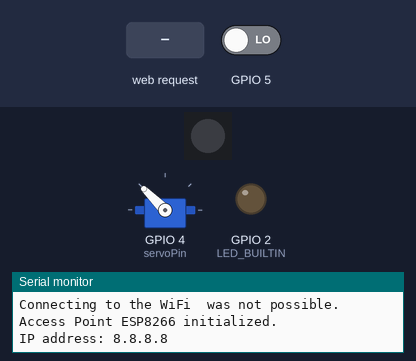
Bench run of a sketch on a simulated ESP8266 (NodeMCU). On the bench: servo, 1 RGB LEDs in strip order, left to right, output pins drawn as LEDs (lit = HIGH, except the on-board LED, lit = LOW), the last lines printed to the serial monitor. Dashed ring = blinking. Inputs (shaded band) come from the test bench; at power-on: GPIO 5 LOW. Dim RGB values are drawn brighter than linear; WiFi joins after 1.5 s; servers stay silent unless stated; random numbers use the default seed unless the sketch sets one; EEPROM starts erased.

Above: at 12.2 s.
12.3 s: GPIO 5 driven HIGH
At 12.71 s:
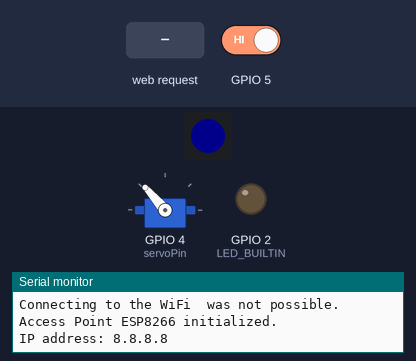
15.3 s: HTTP request GET /config received
At 17.2 s:
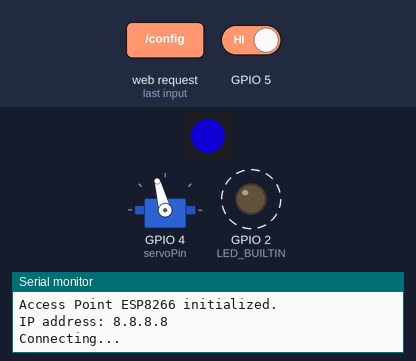
18.3 s: HTTP request GET /config?ssid=configured received
At 18.6 s:
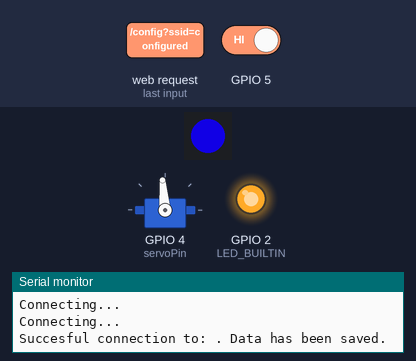
21.3 s: HTTP request GET /config?ssid=1 received
At 21.7 s:
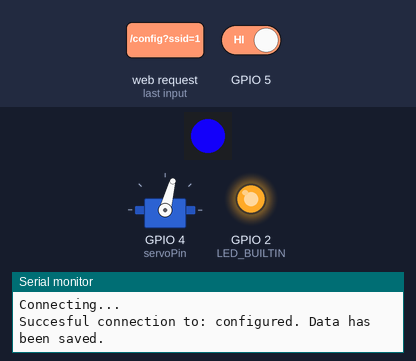
24.3 s: HTTP request GET /config?ssid=0 received
At 26.6 s:
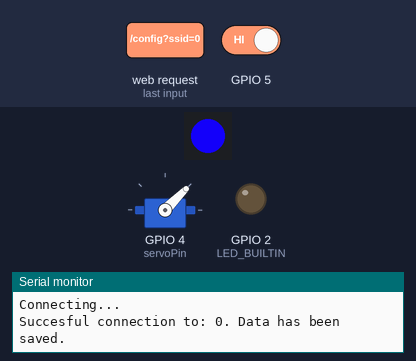
Timing chart, 0 to 28.1 s (numbered marks = the images above; inputs shaded):
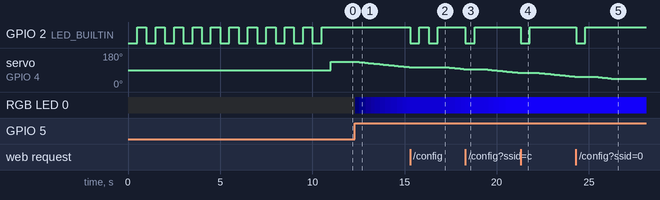

Measured:
- after the input at 12.3 s, servo on GPIO 4 (servoPin): moves from 135° to 105° over 2.9 s, starting at once; RGB LED 0: off → RGB(0, 0, 1) at once, → RGB(0, 0, 12) 0.23 s later, → RGB(2, 0, 26) 0.34 s later, → RGB(3, 0, 39) 0.30 s later, … (11 changes in this stretch)
- after the input at 15.3 s, GPIO 2 (LED_BUILTIN): alternates HIGH for 0.50 s and LOW for 0.50 s, 4 changes in all, then stays HIGH, starting at once
- after the input at 18.3 s, GPIO 2 (LED_BUILTIN): HIGH → LOW at once, → HIGH 0.50 s later
- after the input at 21.3 s, GPIO 2 (LED_BUILTIN): HIGH → LOW at once, → HIGH 0.50 s later
- after the input at 24.3 s, GPIO 2 (LED_BUILTIN): HIGH → LOW at once, → HIGH 0.50 s later

The sketch:

blink.ino
```cpp
#define FASTLED_INTERRUPT_RETRY_COUNT 1
#include <FastLED.h>
#include <Servo.h>
#include <ESP8266WiFi.h>
#include <EEPROM.h>
#include <ESP8266WebServer.h>
#include <ESP8266TrueRandom.h>

#define pinLEDs 0
#define qtyLEDs 1
#define typeOfLEDs WS2812B   //type of LEDs i'm using
CRGB LEDs[qtyLEDs];

#define servoPin 4
#define servoOpen 45
#define servoClosed 135

int servoPosition = servoClosed;
int newServoPosition = servoClosed;

byte red = 0;
byte newRed = 0;
byte green = 0;
byte newGreen = 0;
byte blue = 0;
byte newBlue = 0;
byte hsvColour = 0;
byte newHSVColour = 0;
byte brightness = 0;
byte newBrightness = 0;

byte mode = 0;
bool buttonpress = true;
bool lastbuttonpress = true;
bool app = false;
bool newColourIsSet = false;

unsigned long mytime = 0;
unsigned long LEDsTime = 0;
unsigned long servoTime = 0;
unsigned long myWiFiTime = 0;
#define debounceTime 1500
#define myWiFiDelay 2000
#define LEDsDelay 20
#define servoDelay 100

IPAddress local_ip(8,8,8,8);
IPAddress gateway(8,8,8,1);
IPAddress netmask(255,255,255,0);

String webConnect = "<html> <meta http-equiv=\"Content-Type\" content=\"text/html; charset=utf-8\"/> <title>WiFi - ESP8266</title> <style type=\"text/css\"> body,td,th { color: rgb(255, 255, 255); } </style> </head> <body style=background-color:#3d3d3d;> <form action=\"config\" method=\"get\" target=\"pantalla\"> <fieldset style=\"border-style:solid; border-color:#ffffff; width:160px; height:200px; padding:10px; margin: 5px;\"> <legend><strong>Configure WiFi</strong></legend> WiFi SSID <br> <input name=\"ssid\" type=\"text\" size=\"15\"/> <br><br> Password <br> <input name=\"pass\" type=\"password\" size=\"15\" id=\"myPass\"/> <br><br> <input type=\"checkbox\" onclick=\"myFunction()\"> Show Password <br><br> <input type=\"submit\" value=\"Connect\" /> </fieldset> </form> <iframe id=\"pantalla\" name=\"pantalla\" src=\"\" width=900px height=400px frameborder=\"0\" scrolling=\"no\"></iframe> <script> function myFunction() { var x = document.getElementById('myPass'); if (x.type === \"password\") { x.type = \"text\"; } else { x.type = \"password\"; } } </script> </body> </html>";

ESP8266WebServer server(80);

char ssid[20];
char pass[20];

String ssidRead;
String passRead;
byte ssidSize = 0;
byte passSize = 0;

const char *APSSID = "ESP8266";

Servo servo;

void setup() {
  EEPROM.begin(4096);
  Serial.begin(115200);
  pinMode(LED_BUILTIN, OUTPUT);
  connectWifi();
  if (WiFi.status() != WL_CONNECTED) {
    initAP();
  } else {
    Serial.println("Connected succesfully to " + String(ssid) + ".");
  }
  servo.attach(servoPin);
  FastLED.addLeds<typeOfLEDs, pinLEDs, GRB>(LEDs, qtyLEDs);
  fill_solid(LEDs, qtyLEDs, CRGB(red, green, blue));
  FastLED.show();
  pinMode(5, INPUT);
}
void loop() {
  buttonpress = true;
  if (digitalRead(5) == HIGH) buttonpress = false;
  if (millis() - mytime > debounceTime) {
    if (buttonpress != lastbuttonpress && !buttonpress) {
      changeMode();
      mytime = millis();
    }
  }
  switch (mode) {
    case 0:
      newBrightness = 0;
      newColourIsSet = false;
      break;
    case 1:
      if (!app) {
        if (!newColourIsSet) {
          hsvColour = ESP8266TrueRandom.randomByte();
          newColourIsSet = true;
        }
      }
      newBrightness = 255;
      newServoPosition = servoOpen;
      break;
     case 2:
      newServoPosition = servoClosed;
      break;
  }
  if (millis() - LEDsTime > LEDsDelay) {
    hsvUpdateColour();
    LEDsTime = millis();
  }
  if (millis() - servoTime > servoDelay) {
    updateServo();
    servoTime = millis();
  }
  servo.write(servoPosition);
  lastbuttonpress = buttonpress;
  server.handleClient();
}
void changeMode() {
  if (mode != 2)
    mode++;
  else
    mode = 0;
}
void updateServo() {
  if (servoPosition > newServoPosition)
    servoPosition--;
  else if (servoPosition < newServoPosition)
    servoPosition++;
}
void hsvUpdateColour() {
  bool changed = false;
  if (brightness != newBrightness) {
    if (brightness > newBrightness) brightness--;
    else brightness++;
    FastLED.setBrightness(brightness);
    changed = true;
  }
  if (changed) {
    fill_solid(LEDs, qtyLEDs, CHSV(hsvColour, 255, 255));
    FastLED.show();
  }
}
void connectWifi() {
  if (wifiRead(70).equals("configured")) {
    ssidRead = wifiRead(1);      //wifiReadmos ssid y password
    passRead = wifiRead(30);

    ssidSize = ssidRead.length() + 1;  //Calculamos la cantidad de caracteres que tiene el ssid y la clave
    passSize = passRead.length() + 1;

    ssidRead.toCharArray(ssid, ssidSize); //Transf. el String en un char array ya que es lo que nos pide WiFi.begin()
    passRead.toCharArray(pass, passSize);

    WiFi.begin(ssid, pass);      //Intentamos conectar con los datos de la EPROM
  }
  DelayWifi(10);
  if (WiFi.status() != WL_CONNECTED)
    Serial.println("Connecting to the WiFi " + String(ssid) + " was not possible.");
}
void DelayWifi(int count) {
  digitalWrite(LED_BUILTIN, LOW);  // encender
  delay(500);
  digitalWrite(LED_BUILTIN, HIGH);  // apagar
  delay(500);
  Serial.println("Connecting...");
  if ((WiFi.status() != WL_CONNECTED) && (count > 0)) {
    DelayWifi(count = count - 1);
  }
}
void initAP() {
  WiFi.mode(WIFI_AP);
  WiFi.softAPConfig(local_ip, gateway, netmask);
  WiFi.softAP(APSSID);
  server.on("/", []() {
    server.send(200, "text/html", webConnect);
  });
  server.on("/config", wifiConfig);
  server.begin();
  Serial.println("Access Point " + String(APSSID) + " initialized.");
  IPAddress IP = WiFi.softAPIP();
  Serial.print("IP address: ");
  Serial.println(IP);
}
void wifiConfig() {
  String getssid = server.arg("ssid"); //Recibimos los valores que envia por GET el formulario web
  String getpass = server.arg("pass");

  getssid = symbolFixer(getssid); //Reemplazamos los simbolos que aparecen cun UTF8 por el simbolo correcto
  getpass = symbolFixer(getpass);

  ssidSize = getssid.length() + 1;  //Calculamos la cantidad de caracteres que tiene el ssid y la clave
  passSize = getpass.length() + 1;

  getssid.toCharArray(ssid, ssidSize); //Transformamos el string en un char array ya que es lo que nos pide WIFI.begin()
  getpass.toCharArray(pass, passSize);

  WiFi.begin(ssid, pass);     //Intentamos conectar
  DelayWifi(10);
  if (WiFi.status() != WL_CONNECTED) {
    saveEEPROM(70, "notconfigured");
    Serial.println("WiFi SSID or Password are incorrect. The data hasn't been saved.");
    server.send(200, "text/html", String("<style type=\"text/css\"> body,td,th { color: rgb(255, 255, 255); } </style> <h2 style=\"font-size:14px;\"> WiFi SSID or Password <br> are incorrect.<br>The data hasn't <br> been saved.</h2>"));
  } else {
    saveEEPROM(70, "configured");
    saveEEPROM(1, getssid);
    saveEEPROM(30, getpass);
    Serial.println("Succesful connection to: " + getssid + ". Data has been saved.");
    server.send(200, "text/html", String("<style type=\"text/css\"> body,td,th { color: rgb(255, 255, 255); } </style> <h2 style=\"font-size:14px;\">Succesful connection to: <br>" + getssid + "<br><br>Data has been saved."));
  }
}
void saveEEPROM(int addr, String a) {
  int size = (a.length() + 1);
  char inchar[30];    //'30' Tamaño maximo del string
  a.toCharArray(inchar, size);
  EEPROM.write(addr, size);
  for (int i = 0; i < size; i++) {
    addr++;
    EEPROM.write(addr, inchar[i]);
  }
  EEPROM.commit();
}
String wifiRead(int addr) {
  String newString;
  int value;
  int size = EEPROM.read(addr);
  for (int i = 0; i < size; i++) {
    addr++;
    value = EEPROM.read(addr);
    newString += (char)value;
  }
  return newString;
}
String symbolFixer(String a) {
  a.replace("%C3%A1", "á");
  a.replace("%C3%A9", "é");
  a.replace("%C3%A", "i");
  a.replace("%C3%B3", "ó");
  a.replace("%C3%BA", "ú");
  a.replace("%21", "!");
  a.replace("%23", "#");
  a.replace("%24", "$");
  a.replace("%25", "%");
  a.replace("%26", "&");
  a.replace("%27", "/");
  a.replace("%28", "(");
  a.replace("%29", ")");
  a.replace("%3D", "=");
  a.replace("%3F", "?");
  a.replace("%27", "'");
  a.replace("%C2%BF", "¿");
  a.replace("%C2%A1", "¡");
  a.replace("%C3%B1", "ñ");
  a.replace("%C3%91", "Ñ");
  a.replace("+", " ");
  a.replace("%2B", "+");
  a.replace("%22", "\"");
  return a;
}
```
